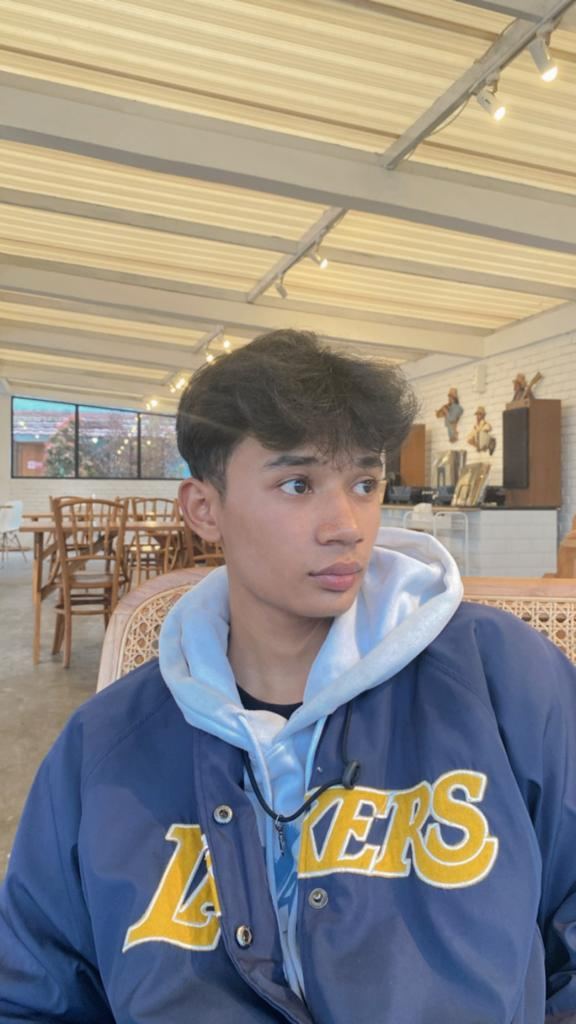
#> input picture Rizki.jpg, 576 x 1024 px
$ python Histogram.py
#> lines starting #> are read from the running program, lines starting #| are printed output that depends on the picture
import numpy as np
import cv2
import matplotlib.pyplot as plt

img = cv2.imread("Rizki.jpg")
#> img is the input picture: shape (1024, 576, 3); mean B, G, R 132.9, 139.8, 145.6
img_height = img.shape[0]
#> img_height = 1024
img_width = img.shape[1]
#> img_width = 576
img_channel = img.shape[2]
#> img_channel = 3
img_grayscale = np.zeros(img.shape, dtype=np.uint8)

for y in range(0, img_height):
    for x in range(0, img_width):
        red = img[y][x][0]
        green = img[y][x][1]
        blue = img[y][x][2]
        gray = (int(red) + int(green) + int(blue)) / 3
        img_grayscale[y][x] = (gray, gray, gray)
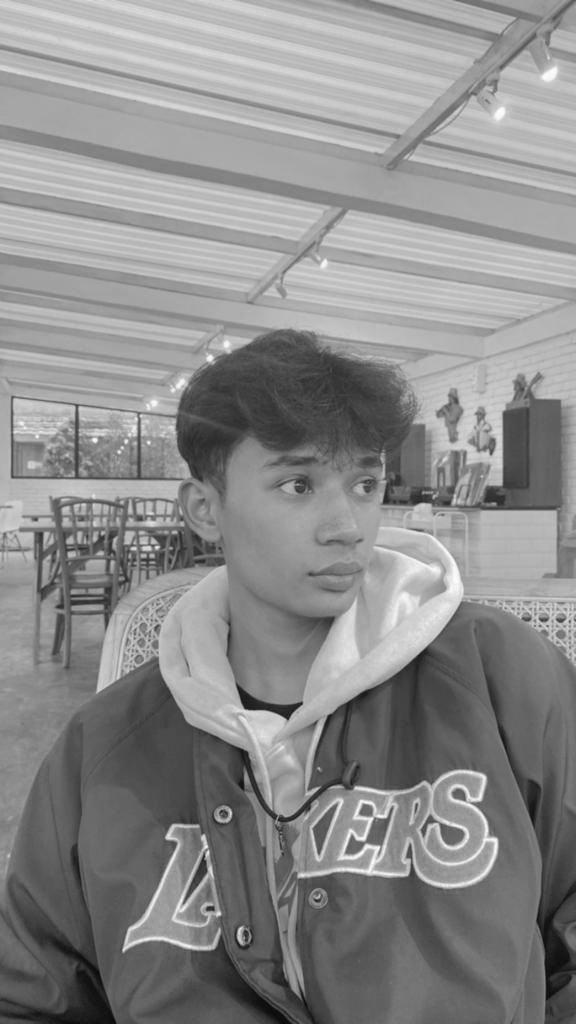
#> img_grayscale: shape (1024, 576, 3); min 7, max 254, mean 139.1

plt.imshow(img_grayscale)
plt.title("Grayscale")
plt.show()
#Menampilkan Histogram Gambar Grayscale
hg = np.zeros((256))
for x in range(0, 256):
    hg[x] = 0
for y in range(0, img_height):
    for x in range(0, img_width):
        gray = img_grayscale[y][x][0]
        hg[gray] += 1
#> after the loop, hg = 256 values, max 8678 at index 184, min 0 at index 0, mean 2304
# plt.figure(figsize=(20, 6))
# plt.plot(hg, color="black", linewidth=2.0)
# plt.show()

bins = np.linspace(0, 256, 100)
plt.hist(hg, bins, color="black", alpha=0.5)
plt.title("Histogram")
plt.show()
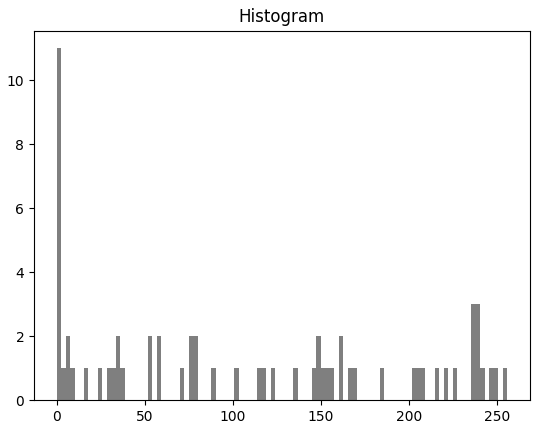
#> figure drawn by matplotlib, 1 panel; tallest bar 11 high, from x = 2.22e-16 to 2.59
#menampilkan Histogram RGB
hgr = np.zeros((256))
hgg = np.zeros((256))
hgb = np.zeros((256))
hgrgb = np.zeros((768))
for x in range(0, 256):
    hgr[x] = 0
    hgg[x] = 0
    hgb[x] = 0

for x in range(0, 768):
    hgrgb[x] = 0
for x in range(0, 256):
    hgr[x] = 0
    hgg[x] = 0
    hgb[x] = 0

for x in range(0, 768):
    hgrgb[x] = 0

# th = int(256/64)
temp = [0]
for y in range(0, img.shape[0]):
    for x in range(0, img.shape[1]):
        red = int(img[y][x][0])
        green = int(img[y][x][1])
        blue = int(img[y][x][2])
        green = green + 256
        blue = blue + 512
#         temp.append(green)
        hgrgb[red] += 1
        hgrgb[green] += 1
        hgrgb[blue] += 1
#> after the loop, hgrgb = 768 values, max 11932 at index 145, min 0 at index 0, mean 2304

binsrgb = np.linspace(0, 768, 100)
plt.hist(hgrgb, binsrgb, color="black", alpha=0.5)
# plt.plot(hgrgb)
plt.title("Histogram Red Green Blue")
plt.show()
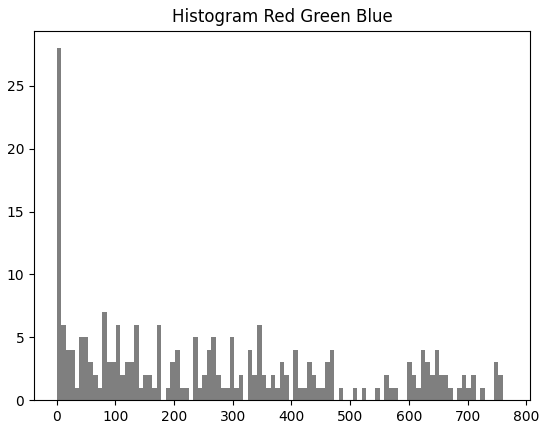
#> figure drawn by matplotlib, 1 panel; tallest bar 28 high, from x = 0 to 7.76
#menampilkan histogram
for y in range(0, img_height):
    for x in range(0, img_width):
        red = img[y][x][0]
        green = img[y][x][1]
        blue = img[y][x][2]
        hgr[red] += 1
        hgg[green] += 1
        hgb[blue] += 1
#> after the loop, hgb = 256 values, max 7214 at index 214, min 72 at index 254, mean 2304; hgg = 256 values, max 7368 at index 194, min 0 at index 0, mean 2304; hgr = 256 values, max 11932 at index 145, min 0 at index 0, mean 2304

bins = np.linspace(0, 256, 100)
plt.hist(hgr, bins, color="red", alpha=0.5)
plt.title("Histogram Red")
plt.show()
#> figure, not shown here; tallest bar 19 high, from x = 2.22e-16 to 2.59

plt.hist(hgg, bins, color="green", alpha=0.5)
plt.title("Histogram Green")
plt.show()
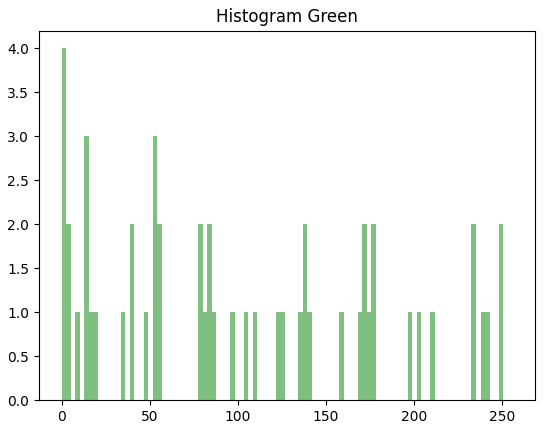
#> figure drawn by matplotlib, 1 panel; tallest bar 4 high, from x = 2.22e-16 to 2.59

plt.hist(hgb, bins, color="blue", alpha=0.5)
plt.title("Histogram Blue")
plt.show()
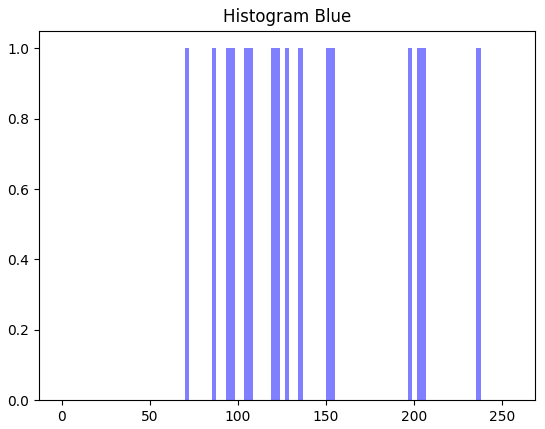
#> figure drawn by matplotlib, 1 panel
# menampilkan Histogram kumulatif
hgk = np.zeros((256))
c = np.zeros((256))

for x in range(0, 256):
    hgk[x] = 0
    c[x] = 0

for y in range(0, img_height):
    for x in range(0, img_width):
        gray = img_grayscale[y][x][0]
        hgk[gray] += 1
#> after the loop, hgk has the same summary as hg

c[0] = hgk[0]
for x in range(1, 256):
     c[x] = c[x-1] + hgk[x]
#> after the loop, c = 256 values from 0 to 589824

hmaxk = c[255]
#> hmaxk = 589824

for x in range(0, 256):
    c[x] = 190 * c[x] / hmaxk
#> after the loop, c = 256 values from 0 to 190

plt.hist(c, bins, color="black", alpha=0.5)
plt.title("Histogram Grayscale Kumulatif")
plt.show()
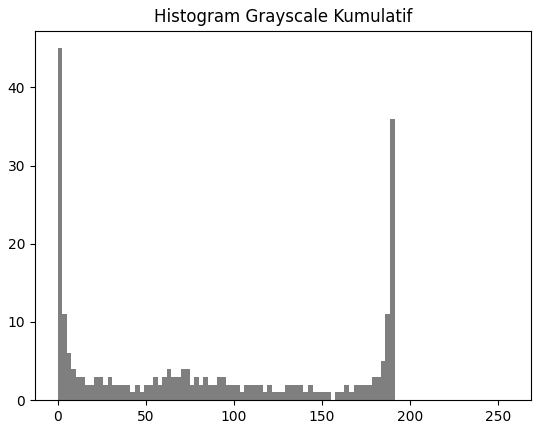
#> figure drawn by matplotlib, 1 panel; tallest bar 45 high, from x = 2.22e-16 to 2.59
# histogram hequalisasi
hgh = np.zeros((256))
h = np.zeros((256))
c = np.zeros((256))

for x in range(0, 256):
    hgh[x] = 0
    h[x] = 0
    c[x] = 0

for y in range(0, img_height):
    for x in range(0, img_width):
        gray = img_grayscale[y][x][0]
        hgh[gray] += 1
#> after the loop, hgh has the same summary as hg

h[0] = hgh[0]
for x in range(1, 256):
     h[x] = h[x-1] + hgh[x]
#> after the loop, h = 256 values from 0 to 589824

for x in range(0, 256):
     h[x] = h[x] / img_height / img_width
#> after the loop, h = 256 values from 0 to 1

for x in range(0, 256):
    hgh[x] = 0
#> after the loop, hgh = 256 values from 0 to 0

for y in range(0, img_height):
    for x in range(0, img_width):
        gray = img_grayscale[y][x][0]
        gray = h[gray] * 255
        hgh[int(gray)] += 1
#> after the loop, hgh = 256 values, max 8678 at index 208, min 0 at index 18, mean 2304

c[0] = hgh[0]
for x in range(1, 256):
     c[x] = c[x-1] + hgh[x]
#> after the loop, c = 256 values from 2230 to 589824

hmaxk = c[255]

for x in range(0, 256):
    c[x] = 190 * c[x] / hmaxk
#> after the loop, c = 256 values from 0.718 to 190

plt.hist(c, bins, color="black", alpha=0.5)
plt.title("Histogram Grayscale Hequalisasi")
plt.show()
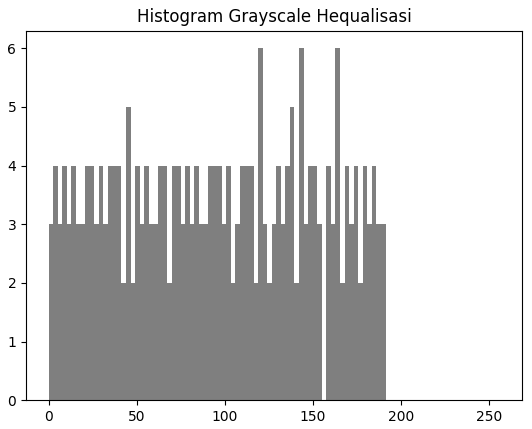
#> figure drawn by matplotlib, 1 panel
